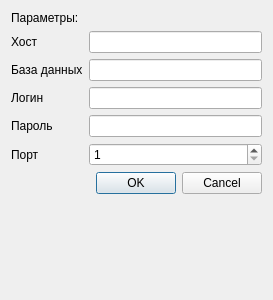
<?xml version="1.0" encoding="UTF-8"?>
<ui version="4.0">
 <class>DbParamsDialog</class>
 <widget class="QDialog" name="DbParamsDialog">
  <property name="geometry">
   <rect>
    <x>0</x>
    <y>0</y>
    <width>273</width>
    <height>300</height>
   </rect>
  </property>
  <property name="windowTitle">
   <string>BD Params</string>
  </property>
  <layout class="QFormLayout" name="formLayout">
   <item row="0" column="0">
    <widget class="QLabel" name="l_title">
     <property name="text">
      <string>Параметры:</string>
     </property>
    </widget>
   </item>
   <item row="3" column="0">
    <widget class="QLabel" name="l_bdName">
     <property name="text">
      <string>База данных</string>
     </property>
     <property name="buddy">
      <cstring>le_dbName</cstring>
     </property>
    </widget>
   </item>
   <item row="4" column="0">
    <widget class="QLabel" name="l_login">
     <property name="text">
      <string>Логин</string>
     </property>
     <property name="buddy">
      <cstring>le_login</cstring>
     </property>
    </widget>
   </item>
   <item row="5" column="0">
    <widget class="QLabel" name="l_password">
     <property name="text">
      <string>Пароль</string>
     </property>
     <property name="buddy">
      <cstring>le_password</cstring>
     </property>
    </widget>
   </item>
   <item row="6" column="0">
    <widget class="QLabel" name="l_port_2">
     <property name="text">
      <string>Порт</string>
     </property>
     <property name="buddy">
      <cstring>sb_port</cstring>
     </property>
    </widget>
   </item>
   <item row="3" column="1">
    <widget class="QLineEdit" name="le_dbName"/>
   </item>
   <item row="4" column="1">
    <widget class="QLineEdit" name="le_login"/>
   </item>
   <item row="5" column="1">
    <widget class="QLineEdit" name="le_password"/>
   </item>
   <item row="6" column="1">
    <widget class="QSpinBox" name="sb_port">
     <property name="minimum">
      <number>1</number>
     </property>
     <property name="maximum">
      <number>65535</number>
     </property>
    </widget>
   </item>
   <item row="8" column="1">
    <widget class="QDialogButtonBox" name="buttonBox">
     <property name="orientation">
      <enum>Qt::Horizontal</enum>
     </property>
     <property name="standardButtons">
      <set>QDialogButtonBox::Cancel|QDialogButtonBox::Ok</set>
     </property>
    </widget>
   </item>
   <item row="2" column="0">
    <widget class="QLabel" name="l_port">
     <property name="text">
      <string>Хост</string>
     </property>
     <property name="buddy">
      <cstring>le_host</cstring>
     </property>
    </widget>
   </item>
   <item row="2" column="1">
    <widget class="QLineEdit" name="le_host"/>
   </item>
  </layout>
 </widget>
 <resources/>
 <connections>
  <connection>
   <sender>buttonBox</sender>
   <signal>accepted()</signal>
   <receiver>DbParamsDialog</receiver>
   <slot>accept()</slot>
   <hints>
    <hint type="sourcelabel">
     <x>248</x>
     <y>254</y>
    </hint>
    <hint type="destinationlabel">
     <x>157</x>
     <y>274</y>
    </hint>
   </hints>
  </connection>
  <connection>
   <sender>buttonBox</sender>
   <signal>rejected()</signal>
   <receiver>DbParamsDialog</receiver>
   <slot>reject()</slot>
   <hints>
    <hint type="sourcelabel">
     <x>316</x>
     <y>260</y>
    </hint>
    <hint type="destinationlabel">
     <x>286</x>
     <y>274</y>
    </hint>
   </hints>
  </connection>
 </connections>
</ui>
